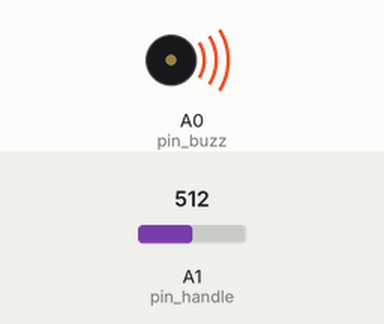
Simulated run of this sketch. Board: Arduino Uno, built with avr-gcc and run on an emulated ATmega328P. Parts: buzzer (waves = sounding). Inputs (shaded band) come from the test bench; at power-on: A1 (pin_handle) = 512.

Above: at 0.1 s.
Timing chart, 0 to 1.6 s (numbered marks = the images above):
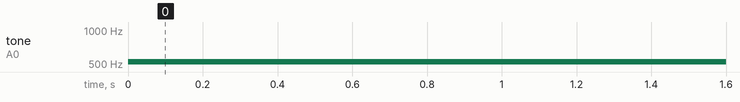

The sketch:

buzz.ino
```cpp
#define pin_buzz A0
#define pin_handle A1

void setup() {
  pinMode(pin_buzz, OUTPUT);
  // pinMode(pin_handle, INPUT);
}

void loop() {
  int reading = analogRead(pin_handle);
  Serial.println(reading);

  int tone_hz = map(reading, 0, 1023, 50, 1000);
  tone(pin_buzz, tone_hz);
}
```

Measured:
- by itself, tone on A0 (pin_buzz): silent → 525 Hz at 0.00 s
